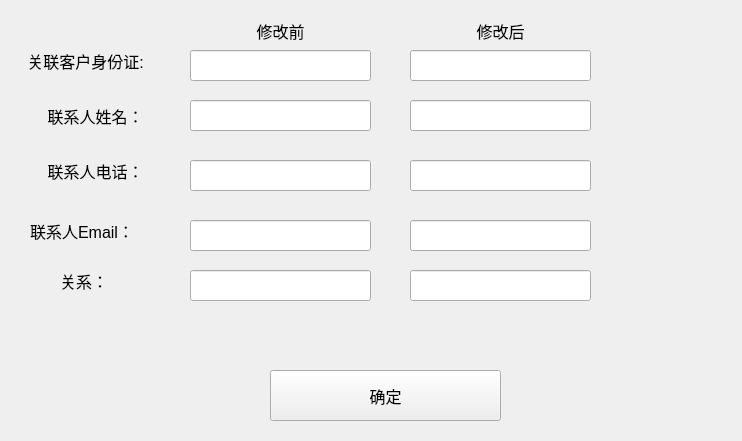
<?xml version="1.0" encoding="UTF-8"?>
<ui version="4.0">
 <class>ContactUpdate</class>
 <widget class="QWidget" name="ContactUpdate">
  <property name="geometry">
   <rect>
    <x>0</x>
    <y>0</y>
    <width>742</width>
    <height>441</height>
   </rect>
  </property>
  <property name="windowTitle">
   <string>New Value</string>
  </property>
  <widget class="QLineEdit" name="Before_3">
   <property name="geometry">
    <rect>
     <x>190</x>
     <y>160</y>
     <width>181</width>
     <height>31</height>
    </rect>
   </property>
   <property name="font">
    <font>
     <pointsize>12</pointsize>
    </font>
   </property>
  </widget>
  <widget class="QLineEdit" name="Before_5">
   <property name="geometry">
    <rect>
     <x>190</x>
     <y>270</y>
     <width>181</width>
     <height>31</height>
    </rect>
   </property>
   <property name="font">
    <font>
     <pointsize>12</pointsize>
    </font>
   </property>
  </widget>
  <widget class="QLineEdit" name="Before_1">
   <property name="geometry">
    <rect>
     <x>190</x>
     <y>50</y>
     <width>181</width>
     <height>31</height>
    </rect>
   </property>
   <property name="font">
    <font>
     <pointsize>12</pointsize>
    </font>
   </property>
  </widget>
  <widget class="QLineEdit" name="Before_4">
   <property name="geometry">
    <rect>
     <x>190</x>
     <y>220</y>
     <width>181</width>
     <height>31</height>
    </rect>
   </property>
   <property name="font">
    <font>
     <pointsize>12</pointsize>
    </font>
   </property>
  </widget>
  <widget class="QLineEdit" name="Before_2">
   <property name="geometry">
    <rect>
     <x>190</x>
     <y>100</y>
     <width>181</width>
     <height>31</height>
    </rect>
   </property>
   <property name="font">
    <font>
     <pointsize>12</pointsize>
    </font>
   </property>
  </widget>
  <widget class="QPushButton" name="pushButton">
   <property name="geometry">
    <rect>
     <x>270</x>
     <y>370</y>
     <width>231</width>
     <height>51</height>
    </rect>
   </property>
   <property name="font">
    <font>
     <pointsize>12</pointsize>
    </font>
   </property>
   <property name="text">
    <string>确定</string>
   </property>
  </widget>
  <widget class="QLabel" name="label_4">
   <property name="geometry">
    <rect>
     <x>230</x>
     <y>20</y>
     <width>101</width>
     <height>21</height>
    </rect>
   </property>
   <property name="font">
    <font>
     <pointsize>12</pointsize>
    </font>
   </property>
   <property name="text">
    <string>修改前</string>
   </property>
   <property name="alignment">
    <set>Qt::AlignCenter</set>
   </property>
  </widget>
  <widget class="QLineEdit" name="After_1">
   <property name="geometry">
    <rect>
     <x>410</x>
     <y>50</y>
     <width>181</width>
     <height>31</height>
    </rect>
   </property>
   <property name="font">
    <font>
     <pointsize>12</pointsize>
    </font>
   </property>
  </widget>
  <widget class="QLineEdit" name="After_5">
   <property name="geometry">
    <rect>
     <x>410</x>
     <y>270</y>
     <width>181</width>
     <height>31</height>
    </rect>
   </property>
   <property name="font">
    <font>
     <pointsize>12</pointsize>
    </font>
   </property>
  </widget>
  <widget class="QLineEdit" name="After_2">
   <property name="geometry">
    <rect>
     <x>410</x>
     <y>100</y>
     <width>181</width>
     <height>31</height>
    </rect>
   </property>
   <property name="font">
    <font>
     <pointsize>12</pointsize>
    </font>
   </property>
  </widget>
  <widget class="QLabel" name="label_5">
   <property name="geometry">
    <rect>
     <x>450</x>
     <y>20</y>
     <width>101</width>
     <height>21</height>
    </rect>
   </property>
   <property name="font">
    <font>
     <pointsize>12</pointsize>
    </font>
   </property>
   <property name="text">
    <string>修改后</string>
   </property>
   <property name="alignment">
    <set>Qt::AlignCenter</set>
   </property>
  </widget>
  <widget class="QLineEdit" name="After_3">
   <property name="geometry">
    <rect>
     <x>410</x>
     <y>160</y>
     <width>181</width>
     <height>31</height>
    </rect>
   </property>
   <property name="font">
    <font>
     <pointsize>12</pointsize>
    </font>
   </property>
  </widget>
  <widget class="QLineEdit" name="After_4">
   <property name="geometry">
    <rect>
     <x>410</x>
     <y>220</y>
     <width>181</width>
     <height>31</height>
    </rect>
   </property>
   <property name="font">
    <font>
     <pointsize>12</pointsize>
    </font>
   </property>
  </widget>
  <widget class="QLabel" name="label_Tele">
   <property name="geometry">
    <rect>
     <x>30</x>
     <y>150</y>
     <width>131</width>
     <height>41</height>
    </rect>
   </property>
   <property name="font">
    <font>
     <pointsize>12</pointsize>
     <weight>50</weight>
     <bold>false</bold>
    </font>
   </property>
   <property name="text">
    <string>联系人电话：</string>
   </property>
   <property name="alignment">
    <set>Qt::AlignCenter</set>
   </property>
  </widget>
  <widget class="QLabel" name="label_Ema">
   <property name="geometry">
    <rect>
     <x>30</x>
     <y>210</y>
     <width>131</width>
     <height>41</height>
    </rect>
   </property>
   <property name="font">
    <font>
     <pointsize>12</pointsize>
     <weight>50</weight>
     <bold>false</bold>
    </font>
   </property>
   <property name="text">
    <string>联系人Email：</string>
   </property>
  </widget>
  <widget class="QLabel" name="label_ID">
   <property name="geometry">
    <rect>
     <x>0</x>
     <y>40</y>
     <width>171</width>
     <height>41</height>
    </rect>
   </property>
   <property name="font">
    <font>
     <pointsize>12</pointsize>
    </font>
   </property>
   <property name="text">
    <string>关联客户身份证:</string>
   </property>
   <property name="alignment">
    <set>Qt::AlignCenter</set>
   </property>
  </widget>
  <widget class="QLabel" name="label_Name">
   <property name="geometry">
    <rect>
     <x>30</x>
     <y>100</y>
     <width>131</width>
     <height>31</height>
    </rect>
   </property>
   <property name="font">
    <font>
     <pointsize>12</pointsize>
     <weight>50</weight>
     <bold>false</bold>
    </font>
   </property>
   <property name="text">
    <string>联系人姓名：</string>
   </property>
   <property name="alignment">
    <set>Qt::AlignCenter</set>
   </property>
  </widget>
  <widget class="QLabel" name="label_Rela">
   <property name="geometry">
    <rect>
     <x>60</x>
     <y>260</y>
     <width>51</width>
     <height>41</height>
    </rect>
   </property>
   <property name="font">
    <font>
     <pointsize>12</pointsize>
     <weight>50</weight>
     <bold>false</bold>
    </font>
   </property>
   <property name="text">
    <string>关系：</string>
   </property>
  </widget>
 </widget>
 <resources/>
 <connections/>
</ui>
